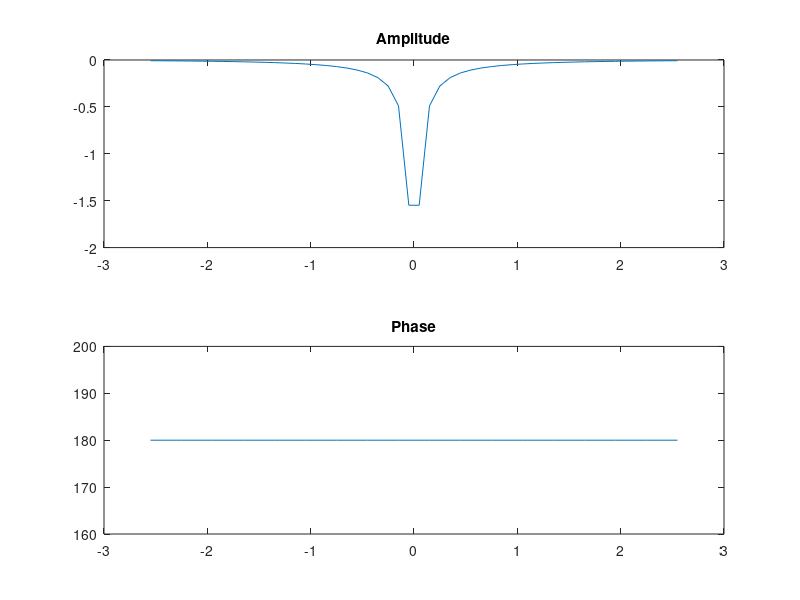

MATLAB code to generate this figure:
mu_a = 0.01;
mu_sp = 10;
nu = 3E10 / 1.37;
D = nu / (3 * (mu_sp + mu_a));
f = 0;
w = 2 * pi * f;
k_out = sqrt(-nu*mu_a/D + j*w/D)
x = [-2.55:.1:2.55]';
nDet = length(x);
rDet = [x zeros(size(x)) -2*ones(size(x))];
rSrc = [0 0 -2];

%%
%%  Calculate the incident field from the exponential expression
%%
exp_inc = zeros(nDet, 1);

for i = 1:nDet
    r_dist = norm(rSrc - rDet(i,:));
    exp_inc(i) = -1/(4*pi*r_dist) * exp(j*k_out*r_dist);
end


subplot(2,1,1)
plot(x, exp_inc);
title('Amplitude')

subplot(2,1,2)
plot(x, angle(exp_inc)* 180/pi)
title('Phase')